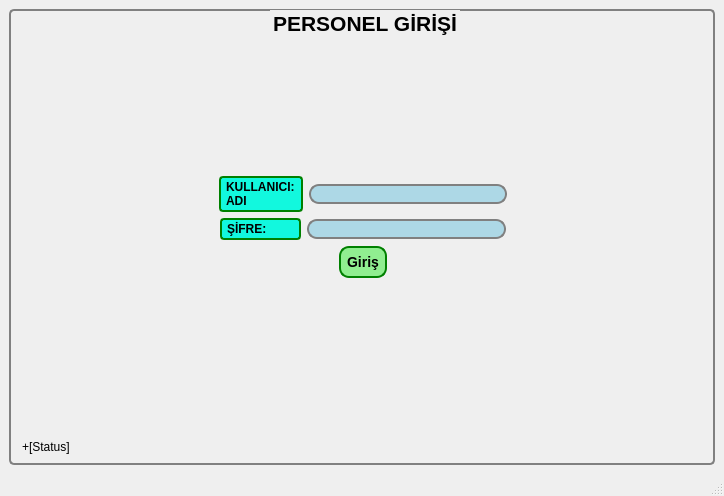
<?xml version="1.0" encoding="UTF-8"?>
<ui version="4.0">
 <class>MainWindow</class>
 <widget class="QMainWindow" name="MainWindow">
  <property name="geometry">
   <rect>
    <x>0</x>
    <y>0</y>
    <width>724</width>
    <height>496</height>
   </rect>
  </property>
  <property name="windowTitle">
   <string>Personel Girişi</string>
  </property>
  <property name="windowIcon">
   <iconset>
    <normaloff>../../Desktop/qtresimler/arkaplan.png</normaloff>../../Desktop/qtresimler/arkaplan.png</iconset>
  </property>
  <widget class="QWidget" name="centralwidget">
   <layout class="QVBoxLayout" name="verticalLayout_2">
    <item>
     <widget class="QGroupBox" name="groupBox">
      <property name="sizePolicy">
       <sizepolicy hsizetype="Preferred" vsizetype="Preferred">
        <horstretch>0</horstretch>
        <verstretch>0</verstretch>
       </sizepolicy>
      </property>
      <property name="font">
       <font>
        <pointsize>16</pointsize>
        <weight>75</weight>
        <bold>true</bold>
       </font>
      </property>
      <property name="styleSheet">
       <string notr="true">QGroupBox {
    background-color: qlineargradient(x1: 0, y1: 0, x2: 0, y2: 1,
                                      stop: 0 #12F8DE, stop: 1 #FFFFFF);
    border: 2px solid gray;
    border-radius: 5px;
    margin-top: 1ex; /* leave space at the top for the title */
}</string>
      </property>
      <property name="title">
       <string>PERSONEL GİRİŞİ</string>
      </property>
      <property name="alignment">
       <set>Qt::AlignCenter</set>
      </property>
      <property name="flat">
       <bool>false</bool>
      </property>
      <property name="checkable">
       <bool>false</bool>
      </property>
      <layout class="QVBoxLayout" name="verticalLayout">
       <property name="leftMargin">
        <number>11</number>
       </property>
       <item>
        <spacer name="verticalSpacer_2">
         <property name="orientation">
          <enum>Qt::Vertical</enum>
         </property>
         <property name="sizeHint" stdset="0">
          <size>
           <width>20</width>
           <height>40</height>
          </size>
         </property>
        </spacer>
       </item>
       <item>
        <layout class="QHBoxLayout" name="horizontalLayout">
         <item>
          <spacer name="horizontalSpacer_4">
           <property name="orientation">
            <enum>Qt::Horizontal</enum>
           </property>
           <property name="sizeHint" stdset="0">
            <size>
             <width>13</width>
             <height>23</height>
            </size>
           </property>
          </spacer>
         </item>
         <item>
          <widget class="QLabel" name="label_1">
           <property name="font">
            <font>
             <weight>75</weight>
             <italic>false</italic>
             <bold>true</bold>
            </font>
           </property>
           <property name="styleSheet">
            <string notr="true">QFrame, QLabel, QToolTip {
	 background-color: #12F8DE;
    border: 2px solid green;
    border-radius: 4px;
    padding: 2px;
}</string>
           </property>
           <property name="text">
            <string>KULLANICI:
ADI</string>
           </property>
          </widget>
         </item>
         <item>
          <widget class="QLineEdit" name="lineEdit_kullanici">
           <property name="styleSheet">
            <string notr="true">QLineEdit {
    border: 2px solid gray;
    border-radius: 10px;
    padding: 0 8px;
    background: lightblue;
    selection-background-color: darkgray;
}</string>
           </property>
          </widget>
         </item>
         <item>
          <spacer name="horizontalSpacer_3">
           <property name="orientation">
            <enum>Qt::Horizontal</enum>
           </property>
           <property name="sizeHint" stdset="0">
            <size>
             <width>13</width>
             <height>23</height>
            </size>
           </property>
          </spacer>
         </item>
        </layout>
       </item>
       <item>
        <layout class="QHBoxLayout" name="horizontalLayout_2">
         <item>
          <spacer name="horizontalSpacer">
           <property name="orientation">
            <enum>Qt::Horizontal</enum>
           </property>
           <property name="sizeHint" stdset="0">
            <size>
             <width>40</width>
             <height>20</height>
            </size>
           </property>
          </spacer>
         </item>
         <item>
          <widget class="QLabel" name="label_2">
           <property name="font">
            <font>
             <weight>75</weight>
             <bold>true</bold>
            </font>
           </property>
           <property name="styleSheet">
            <string notr="true">QFrame, QLabel, QToolTip {
	 background-color: #12F8DE;
    border: 2px solid green;
    border-radius: 4px;
    padding: 2px;
}</string>
           </property>
           <property name="text">
            <string>ŞİFRE:        </string>
           </property>
          </widget>
         </item>
         <item>
          <widget class="QLineEdit" name="lineEdit_sifre">
           <property name="styleSheet">
            <string notr="true">QLineEdit {
    border: 2px solid gray;
    border-radius: 10px;
    padding: 0 8px;
    background: lightblue;
    selection-background-color: darkgray;
}</string>
           </property>
           <property name="echoMode">
            <enum>QLineEdit::Password</enum>
           </property>
          </widget>
         </item>
         <item>
          <spacer name="horizontalSpacer_2">
           <property name="orientation">
            <enum>Qt::Horizontal</enum>
           </property>
           <property name="sizeHint" stdset="0">
            <size>
             <width>40</width>
             <height>20</height>
            </size>
           </property>
          </spacer>
         </item>
        </layout>
       </item>
       <item alignment="Qt::AlignHCenter">
        <widget class="QPushButton" name="pushButton">
         <property name="font">
          <font>
           <pointsize>-1</pointsize>
           <weight>75</weight>
           <italic>false</italic>
           <bold>true</bold>
          </font>
         </property>
         <property name="styleSheet">
          <string notr="true">QPushButton {
    background-color: lightgreen;
    border-style: outset;
    border-width: 2px;
    border-radius: 10px;
    border: 2px solid green;
    font: bold 14px;
    min-width: 10em;
    padding: 6px;
}</string>
         </property>
         <property name="text">
          <string>Giriş</string>
         </property>
        </widget>
       </item>
       <item>
        <spacer name="verticalSpacer">
         <property name="orientation">
          <enum>Qt::Vertical</enum>
         </property>
         <property name="sizeHint" stdset="0">
          <size>
           <width>20</width>
           <height>40</height>
          </size>
         </property>
        </spacer>
       </item>
       <item>
        <widget class="QLabel" name="label">
         <property name="text">
          <string>+[Status]</string>
         </property>
        </widget>
       </item>
      </layout>
     </widget>
    </item>
   </layout>
  </widget>
  <widget class="QMenuBar" name="menubar">
   <property name="geometry">
    <rect>
     <x>0</x>
     <y>0</y>
     <width>724</width>
     <height>26</height>
    </rect>
   </property>
  </widget>
  <widget class="QStatusBar" name="statusbar"/>
 </widget>
 <resources/>
 <connections/>
</ui>
